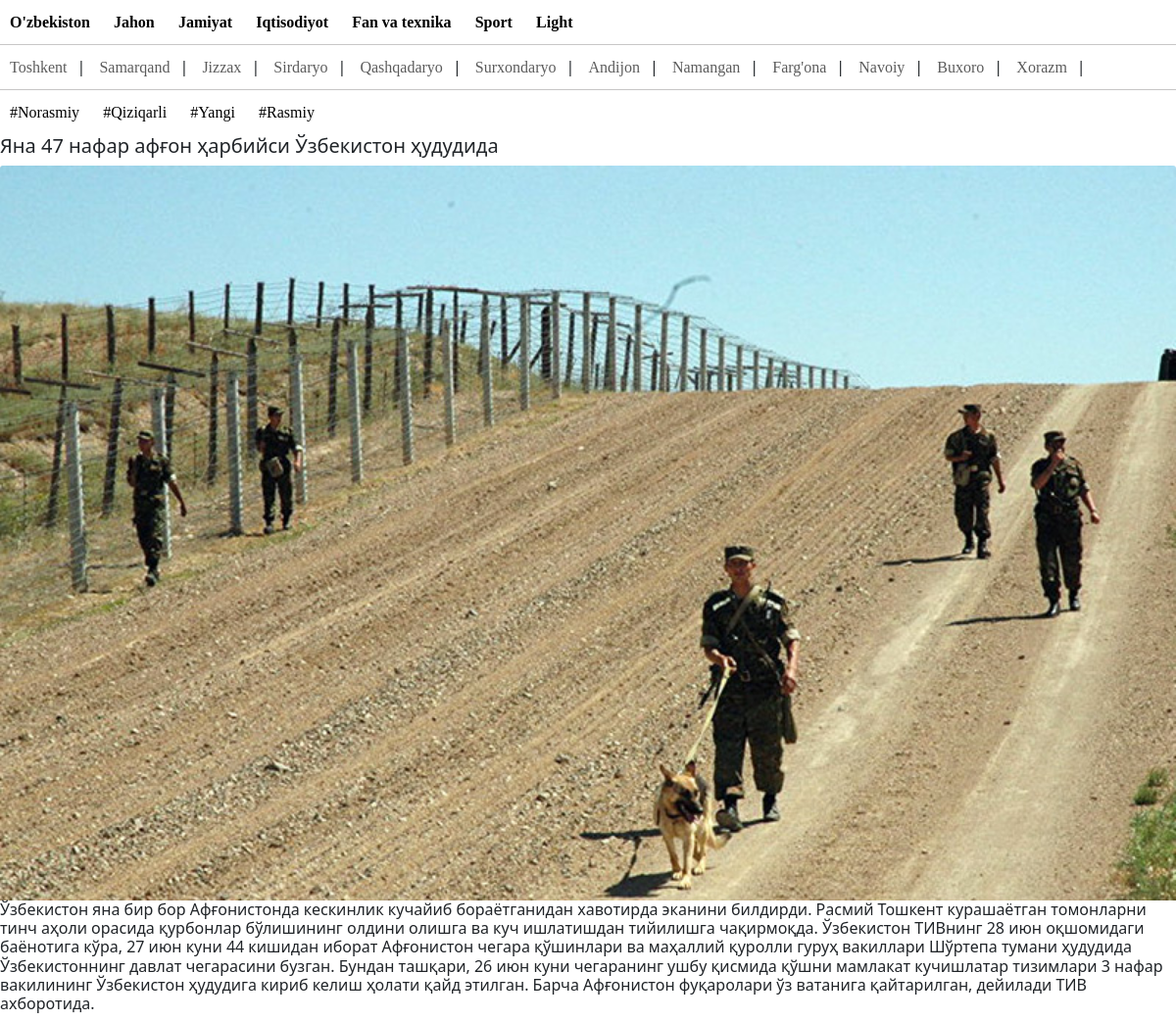
/detail/3, run on the app's committed database.
### lwcapp/models.py (models this page shows, shortened)
class Category(models.Model):
    name = models.CharField(("Category"), max_length=50,null=True,blank=True)
    slug = models.SlugField(max_length=50,unique=True,blank=True,null=True)
    created_at = models.DateTimeField(("Created at"),auto_now_add=True,null=True,blank=True)
    class Meta:
        verbose_name_plural = 'Categories'

class Regions(models.Model):
    name = models.CharField(max_length=255,null=True,blank=True)
    slug = models.SlugField(null=True,blank=True,unique=True)
    created_at = models.DateTimeField(auto_now_add=True,blank=True,null=True)
    class Meta:
        verbose_name_plural = 'Regions'

class Hashtags(models.Model):
    name = models.CharField(max_length=50, blank=True, null=True)
    slug = models.SlugField(max_length=50, blank=True, null=True,unique=True)
    hashtag = models.ManyToManyField("Blog")
    class Meta:
        verbose_name_plural = 'Hashtags'

class Blog(models.Model):
    title = models.CharField(("Title"), max_length=255,null=True,blank=True)
    description = models.TextField(null=True,blank=True)
    slug = models.SlugField(null=True,blank=True,unique=True)
    created_at = models.DateTimeField(auto_now_add=True,null=True,blank=True)
    image = models.ImageField(upload_to='blogimages/',blank = True)
    region = models.ForeignKey(Regions,on_delete=models.CASCADE,null=True,blank=True)
    category = models.ForeignKey(Category,on_delete=models.CASCADE,null=True,blank=True)
    is_local = models.BooleanField(null=True,blank=True,default=True)
    class Meta:
        verbose_name_plural = 'Blog'

### lwcapp/views.py (the view)
# urls.py: path('detail/<int:pk>',views.detail,name= 'detail'),
def detail(request,pk):
    hashtags = Hashtags.objects.all()
    cats = Category.objects.all()
    object = Blog.objects.get(id=pk)
    rgn = Regions.objects.all()
    context = {
        'object':object,
        'categories':cats,
        'hash':hashtags,
        'rgn':rgn,
    }
    return render(request,'detail.html',context)

### templates/detail.html (shortened to what this page needs)
{% load static %}
<!DOCTYPE html>
<html lang="en">
<head>
    <link rel="stylesheet" href="{% static 'css/bootstrap.css' %}">
    <link rel="stylesheet" href="{% static 'js/bootstrap.js' %}">
    <link rel="stylesheet" href="{% static 'css/style.css' %}">
</head>
<body>
    <div class="cont1">
        <a class="nav-link1" aria-current="page" href="{% url 'local' %}">O'zbekiston</a>
        <a class="nav-link1" aria-current="page" href="{% url 'glob' %}">Jahon</a>
        {% for i in categories %}
        <a class="nav-link1" aria-current="page" href="{% url 'cat_filter' i.slug %}">{{i.name}}</a>
        {% endfor %}
    </div>
    <div class="cont2">
        {% for i in rgn %}
        <a class="nav-link2" aria-current="page" href="{% url 'region' i.slug %}">{{i.name}}</a>|
        {% endfor %}
    </div>
    <div class="cont3">
        {% for i in hash %}
        <a class="nav-link3" aria-current="page" href="{% url 'hash_filter' i.slug %}">{{i.name}}</a>
        {% endfor %}
    </div>
    <div>
        <h5 class="card-title">{{object.title}}</h5>
        <img src="{{object.image.url}}" class="card-img-top">
        <h6>{{object.description}}</h6>
    </div>
</html>

### static/css/style.css (style rules this page uses)
a { text-decoration: none; color:black; }
.nav-link1 { padding: 0 10px; font-family: bold; font-weight: bold; }
.nav-link2 { padding: 0 10px; color: rgb(92, 92, 92); font-family: bold; }
.nav-link3 { padding: 0 10px; font-family: bold; }
.cont1 { padding:10px 0; border-bottom: 1px solid rgb(199, 198, 198); }
.cont2 { padding:10px 0; border-bottom: 1px solid rgb(199, 198, 198); }
.cont3 { padding:10px 0; }

### templates/detail.html (style rules this page uses)
a { text-decoration: none; color:black; }
.nav-link1 { padding: 0 10px; font-family: bold; font-weight: bold; }
.nav-link2 { padding: 0 10px; color: rgb(92, 92, 92); font-family: bold; }
.nav-link3 { padding: 0 10px; font-family: bold; }
.cont1 { padding:10px 0; border-bottom: 1px solid rgb(199, 198, 198); }
.cont2 { padding:10px 0; border-bottom: 1px solid rgb(199, 198, 198); }
.cont3 { padding:10px 0; }

### data on the page
Category: name "Jamiyat"
Category: name "Iqtisodiyot"
Category: name "Fan va texnika"
Category: name "Sport"
Category: name "Light"
Regions: name "Toshkent"
Regions: name "Samarqand"
Regions: name "Jizzax"
Regions: name "Sirdaryo"
Regions: name "Qashqadaryo"
Regions: name "Surxondaryo"
Regions: name "Andijon"
Regions: name "Namangan"
Regions: name "Farg'ona"
Regions: name "Navoiy"
Regions: name "Buxoro"
Regions: name "Xorazm"
Hashtags: name "#Norasmiy"
Hashtags: name "#Qiziqarli"
Hashtags: name "#Yangi"
Hashtags: name "#Rasmiy"
Blog: title "Яна 47 нафар афғон ҳарбийси Ўзбекистон ҳудудида", image (picture), description "Ўзбекистон яна бир бор Афғонистонда кескинлик кучайиб бораётганидан хавотирда эканини билдирди. Расмий Тошкент курашаётган томонларни тинч аҳоли орасида қурбонлар бўлишининг олдини олишга ва куч ишлатишдан тийилишга чақирмоқда. Ўзбекистон ТИВнинг 28 июн оқшомидаги баёнотига кўра, 27 июн куни 44 кишидан иборат Афғонистон чегара қўшинлари ва маҳаллий қуролли гуруҳ вакиллари Шўртепа тумани ҳудудида Ўзбекистоннинг давлат чегарасини бузган. Бундан ташқари, 26 июн куни чегаранинг ушбу қисмида қўшни мамлакат кучишлатар тизимлари 3 нафар вакилининг Ўзбекистон ҳудудига кириб келиш ҳолати қайд этилган. Барча Афғонистон фуқаролари ўз ватанига қайтарилган, дейилади ТИВ ахборотида."
